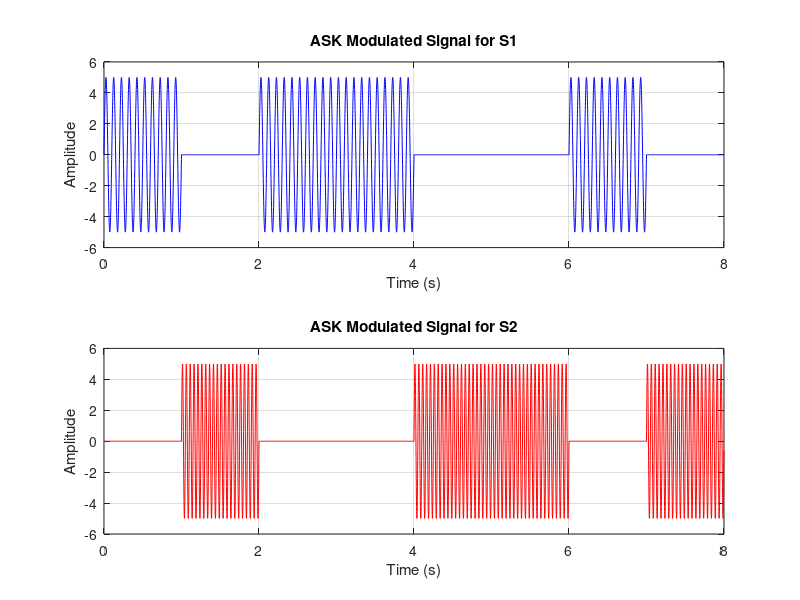

The MATLAB script that drew this image:
clc;
clear all;
close all;

S1 = [1 0 1 1 0 0 1 0];
S2 = [0 1 0 0 1 1 0 1];

A = 5;             
bp = 1;          
fs = 1000;        
f1 = 10;           
f2 = 20;          
t_bit = 0:1/fs:bp-1/fs;  

ask_s1 = [];
for i = 1:length(S1)
    if S1(i) == 1
        y = A * sin(2*pi*f1*t_bit);
    else
        y = zeros(1, length(t_bit));
    end
    ask_s1 = [ask_s1 y];
end

ask_s2 = [];
for i = 1:length(S2)
    if S2(i) == 1
        y = A * sin(2*pi*f2*t_bit);
    else
        y = zeros(1, length(t_bit));
    end
    ask_s2 = [ask_s2 y];
end

t_total = 0:1/fs:bp*length(S1)-1/fs;

figure;
subplot(2,1,1);
plot(t_total, ask_s1, 'b');
title('ASK Modulated Signal for S1');
xlabel('Time (s)');
ylabel('Amplitude');
grid on;

subplot(2,1,2);
plot(t_total, ask_s2, 'r');
title('ASK Modulated Signal for S2');
xlabel('Time (s)');
ylabel('Amplitude');
grid on;
